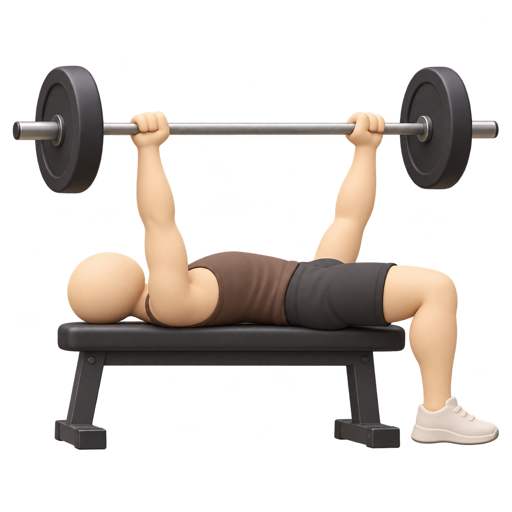
#> input picture apps/mobile/scripts/exercise-art/style-reference.png, 512 x 512 px; its folder holds only this picture in this run
$ python process.py
#> lines starting #> are read from the running program, lines starting #| are printed output that depends on the picture; after the words box and inside, x2 and y2 are one past the last pixel; in counts of white or black regions, pixels touching at a corner belong together
#!/usr/bin/env python3
# /// script
# requires-python = ">=3.11"
# dependencies = ["pillow"]
# ///
"""Shrink the raw exercise drawings into what the app ships, and register them.

    uv run scripts/exercise-art/process.py [--raw DIR] [--only id,id]

Reads the 1254px PNGs `generate.mjs` wrote and writes 320px WebPs into
`assets/exercises/`, then rewrites `src/features/workouts/exerciseArt.generated.ts`
from whatever is in that folder.

WHY 320 AND WEBP. The largest the app draws one is the 140pt hero on an
exercise's page, and 320px covers that at @2x and a 106pt tile at @3x. WebP
keeps the alpha and lands around 20 KB a drawing against roughly 90 KB for a
quantised PNG, which over two hundred of them is the difference between a few
megabytes and twenty.

Every drawing is trimmed to its own outline and re-centred with the same
margin, because the model frames each one slightly differently and a list of
them drifting around their tiles looks careless.
"""

import argparse
import os
import re
import sys
from pathlib import Path

from PIL import Image

HERE = Path(__file__).resolve().parent
APP = HERE.parent.parent
OUT = APP / "assets" / "exercises"
REGISTRY = APP / "src" / "features" / "workouts" / "exerciseArt.generated.ts"
SIZE = 320
IDENTIFIER = re.compile(r"[A-Za-z_$][A-Za-z0-9_$]*")
MARGIN = 0.06


def process(source: Path, target: Path) -> None:
    image = Image.open(source).convert("RGBA")
#> image is the input picture: PIL image 512x512 RGBA; mean R, G, B, A 42.2, 36.2, 31.1, 74.8
    alpha = image.getchannel("A").point(lambda a: 255 if a > 12 else 0)
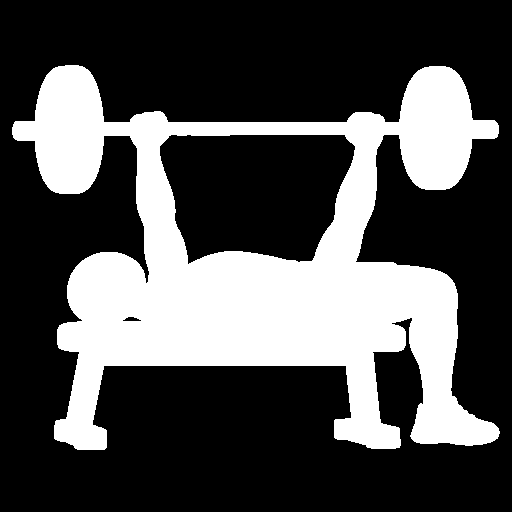
#> alpha: PIL image 512x512 L; 30.4% white; 1 white region, box (x1, y1, x2, y2) and area: (12, 65, 500, 450) 79696
    box = alpha.getbbox()
#> box = (12, 65, 500, 450)
    if box:
        image = image.crop(box)
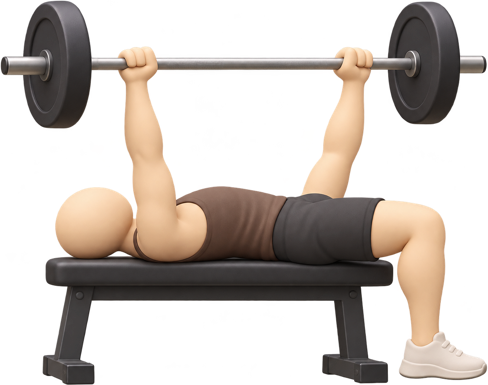
#> image: PIL image 488x385 RGBA; mean R, G, B, A 58.9, 50.5, 43.5, 104.3; transparent parts drawn white
    width, height = image.size
#> width = 488; height = 385
    side = int(max(width, height) * (1 + 2 * MARGIN))
#> side = 546
    canvas = Image.new("RGBA", (side, side), (0, 0, 0, 0))
#> canvas: PIL image 546x546 RGBA; every value is 0
    canvas.paste(image, ((side - width) // 2, (side - height) // 2), image)
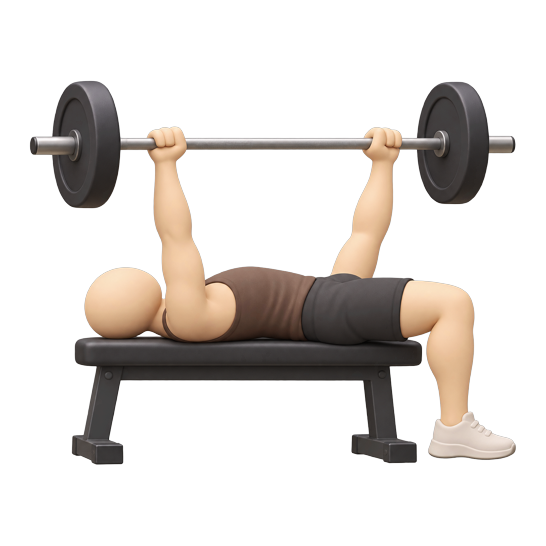
#> canvas: PIL image 546x546 RGBA; mean R, G, B, A 32.9, 28.2, 24.6, 64.5; transparent parts drawn white
    canvas = canvas.resize((SIZE, SIZE), Image.LANCZOS)
#> canvas: PIL image 320x320 RGBA
    canvas.save(target, "WEBP", quality=84, method=6)


def write_registry() -> int:
    ids = sorted(path.stem for path in OUT.glob("*.webp"))
    lines = [
        "// Generated by scripts/exercise-art/process.py. Do not edit.",
        "//",
        "// One drawing per built-in exercise, as a static require map so Metro",
        "// bundles exactly these files. An id with no entry draws the category's",
        "// fallback icon instead.",
        "",
        "export const EXERCISE_ART: Readonly<Record<string, number>> = {",
    ]
    for exercise_id in ids:
        # Quoted only where it has to be, which is how Biome formats a key, so
        # regenerating the file does not produce a diff for the formatter to undo.
        key = exercise_id if IDENTIFIER.fullmatch(exercise_id) else f"'{exercise_id}'"
        lines.append(f"  {key}: require('../../../assets/exercises/{exercise_id}.webp'),")
    lines.append("}")
    REGISTRY.write_text("\n".join(lines) + "\n")
    return len(ids)


def main() -> None:
    parser = argparse.ArgumentParser()
    parser.add_argument("--raw", default=os.environ.get("EXERCISE_ART_RAW", str(Path.home() / ".cache" / "ricecal" / "exercise-art")))
    parser.add_argument("--only", default="")
    args = parser.parse_args()

    raw = Path(args.raw)
    if not raw.is_dir():
        sys.exit(f"No raw drawings at {raw}. Run generate.mjs first.")
    only = {item for item in args.only.split(",") if item}

    OUT.mkdir(parents=True, exist_ok=True)
    done = 0
    for source in sorted(raw.glob("*.png")):
        if only and source.stem not in only:
            continue
        process(source, OUT / f"{source.stem}.webp")
        done += 1
    count = write_registry()
    print(f"processed {done}, registry lists {count}")


if __name__ == "__main__":
    main()
